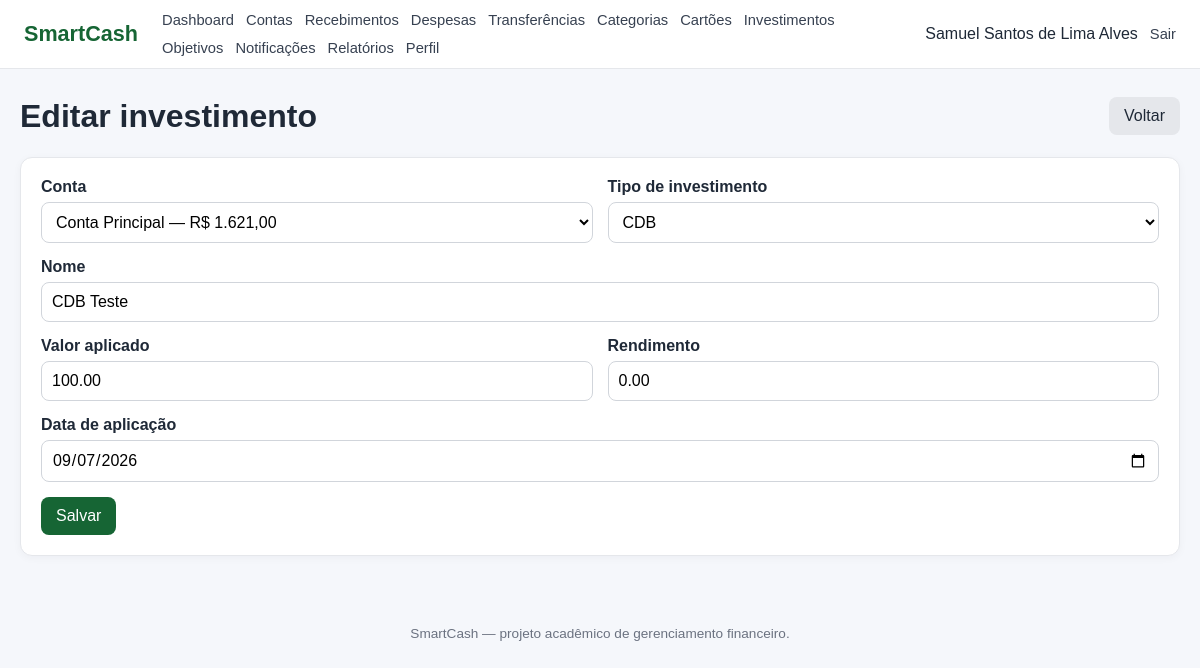
The app's page /investimentos/editar.php?id=2 (signed in) with its own data.
### tables this page shows
CREATE TABLE `investimento` (
  `id_investimento` int NOT NULL,
  `id_usuario` int NOT NULL,
  `id_conta` int NOT NULL,
  `id_tipo_investimento` int NOT NULL,
  `nome` varchar(100) NOT NULL,
  `valor_aplicado` decimal(15,2) NOT NULL,
  `rendimento` decimal(15,2) NOT NULL DEFAULT '0.00',
  `data_aplicacao` date NOT NULL
);

CREATE TABLE `conta` (
  `id_conta` int NOT NULL,
  `id_usuario` int NOT NULL,
  `id_banco` int NOT NULL,
  `id_tipo_conta` int NOT NULL,
  `nome_conta` varchar(100) NOT NULL,
  `num_conta` varchar(30) DEFAULT NULL,
  `agencia` varchar(20) DEFAULT NULL,
  `saldo_atual` decimal(15,2) NOT NULL DEFAULT '0.00'
);

CREATE TABLE `tipo_investimento` (
  `id_tipo_investimento` int NOT NULL,
  `nome` varchar(100) NOT NULL,
  `descricao` varchar(255) DEFAULT NULL
);

### includes/functions.php (called while the page is built, shortened)
<?php
function e(mixed $value): string
{
    return htmlspecialchars(
        (string)($value ?? ''),
        ENT_QUOTES,
        'UTF-8'
    );
}
function db(): PDO
{
    global $pdo;
    return $pdo;
}

### investimentos/editar.php (the view, shortened to what this page needs)
<?php
require_once __DIR__ . '/../config/database.php';
require_once __DIR__ . '/../includes/functions.php';
$uid = usuarioLogado();
$id = filter_input(INPUT_GET, 'id', FILTER_VALIDATE_INT);
$stmt = db()->prepare(
    'SELECT *
     FROM INVESTIMENTO
     WHERE id_investimento = :id
       AND id_usuario = :u'
);
$stmt->execute([
    'id' => $id,
    'u' => $uid
]);
$item = $stmt->fetch(PDO::FETCH_ASSOC);
$types = db()
    ->query(
        'SELECT id_tipo_investimento, nome
         FROM TIPO_INVESTIMENTO
         ORDER BY nome'
    )
    ->fetchAll(PDO::FETCH_ASSOC);
$stmt = db()->prepare(
    'SELECT id_conta, nome_conta, saldo_atual
     FROM CONTA
     WHERE id_usuario = :u
     ORDER BY nome_conta'
);
$stmt->execute([
    'u' => $uid
]);
$contas = $stmt->fetchAll(PDO::FETCH_ASSOC);
require __DIR__ . '/../includes/header.php';
?>
<div class="page-header">
    <h1>Editar investimento</h1>
    <a class="btn btn-secondary" href="index.php">
        Voltar
    </a>
</div>
<div class="form-card">
    <form method="post">
        <div class="form-row">
            <div class="form-group">
                <label>Conta</label>
                <select name="id_conta" required>
                    <?php foreach ($contas as $c): ?>
                        <option
                            value="<?= (int) $c['id_conta'] ?>"
                            <?= (
                                (int) ($_POST['id_conta'] ?? $item['id_conta'])
                                === (int) $c['id_conta']
                            ) ? 'selected' : '' ?>
                        >
                            <?= e($c['nome_conta']) ?>
                            —
                            R$ <?= number_format(
                                (float) $c['saldo_atual'],
                                2,
                                ',',
                                '.'
                            ) ?>
                        </option>
                    <?php endforeach; ?>
                </select>
            </div>
            <div class="form-group">
                <label>Tipo de investimento</label>
                <select
                    name="id_tipo_investimento"
                    required
                >
                    <?php foreach ($types as $t): ?>
                        <option
                            value="<?= (int) $t['id_tipo_investimento'] ?>"
                            <?= (
                                (int) (
                                    $_POST['id_tipo_investimento']
                                    ?? $item['id_tipo_investimento']
                                )
                                === (int) $t['id_tipo_investimento']
                            ) ? 'selected' : '' ?>
                        >
                            <?= e($t['nome']) ?>
                        </option>
                    <?php endforeach; ?>
                </select>
            </div>
        </div>
        <div class="form-group">
            <label>Nome</label>
            <input
                name="nome"
                maxlength="150"
                required
                value="<?= e(
                    $_POST['nome']
                    ?? $item['nome']
                ) ?>"
            >
        </div>
        <div class="form-row">
            <div class="form-group">
                <label>Valor aplicado</label>
                <input
                    name="valor_aplicado"
                    inputmode="decimal"
                    required
                    value="<?= e(
                        $_POST['valor_aplicado']
                        ?? $item['valor_aplicado']
                    ) ?>"
                >
            </div>
            <div class="form-group">
                <label>Rendimento</label>
                <input
                    name="rendimento"
                    inputmode="decimal"
                    required
                    value="<?= e(
                        $_POST['rendimento']
                        ?? $item['rendimento']
                    ) ?>"
                >
            </div>
        </div>
        <div class="form-group">
            <label>Data de aplicação</label>
            <input
                type="date"
                name="data_aplicacao"
                required
                value="<?= e(
                    $_POST['data_aplicacao']
                    ?? $item['data_aplicacao']
                ) ?>"
            >
        </div>
        <button class="btn">
            Salvar
        </button>
    </form>
</div>
<?php
require __DIR__ . '/../includes/footer.php';
?>

### assets/css/style.css (style rules this page uses)
* { box-sizing: border-box; }
body { margin: 0; font-family: Arial, Helvetica, sans-serif; background: #f5f7fb; color: #1f2937; }
a { color: #166534; text-decoration: none; }
.page-header { display: flex; justify-content: space-between; align-items: center; gap: 16px; margin-bottom: 22px; }
.page-header h1 { margin: 0; }
.card, .table-card, .form-card { background: #fff; border: 1px solid #e5e7eb; border-radius: 12px; padding: 20px; box-shadow: 0 2px 8px rgba(15, 23, 42, .04); }
.btn, .button, button { display: inline-block; border: 0; border-radius: 8px; padding: 10px 15px; text-decoration: none; cursor: pointer; font-weight: 600; background: #166534; color: #fff; font: inherit; }
.btn-secondary, .secondary { background: #e5e7eb; color: #1f2937; }
.form-group { margin-bottom: 15px; }
.form-group label { display: block; font-weight: 600; margin-bottom: 6px; }
.form-group input, .form-group select, .form-group textarea { width: 100%; padding: 10px; border: 1px solid #d1d5db; border-radius: 8px; background: #fff; font: inherit; }
.form-row { display: grid; grid-template-columns: repeat(2, minmax(0, 1fr)); gap: 15px; }

### records on screen
investimento: id_conta "Conta Principal — R$ 1.621,00", id_tipo_investimento "CDB", nome "CDB Teste", valor_aplicado "100.00", rendimento "0.00", data_aplicacao "09/07/2026"

### other values on screen
$userName "Samuel Santos de Lima Alves"
